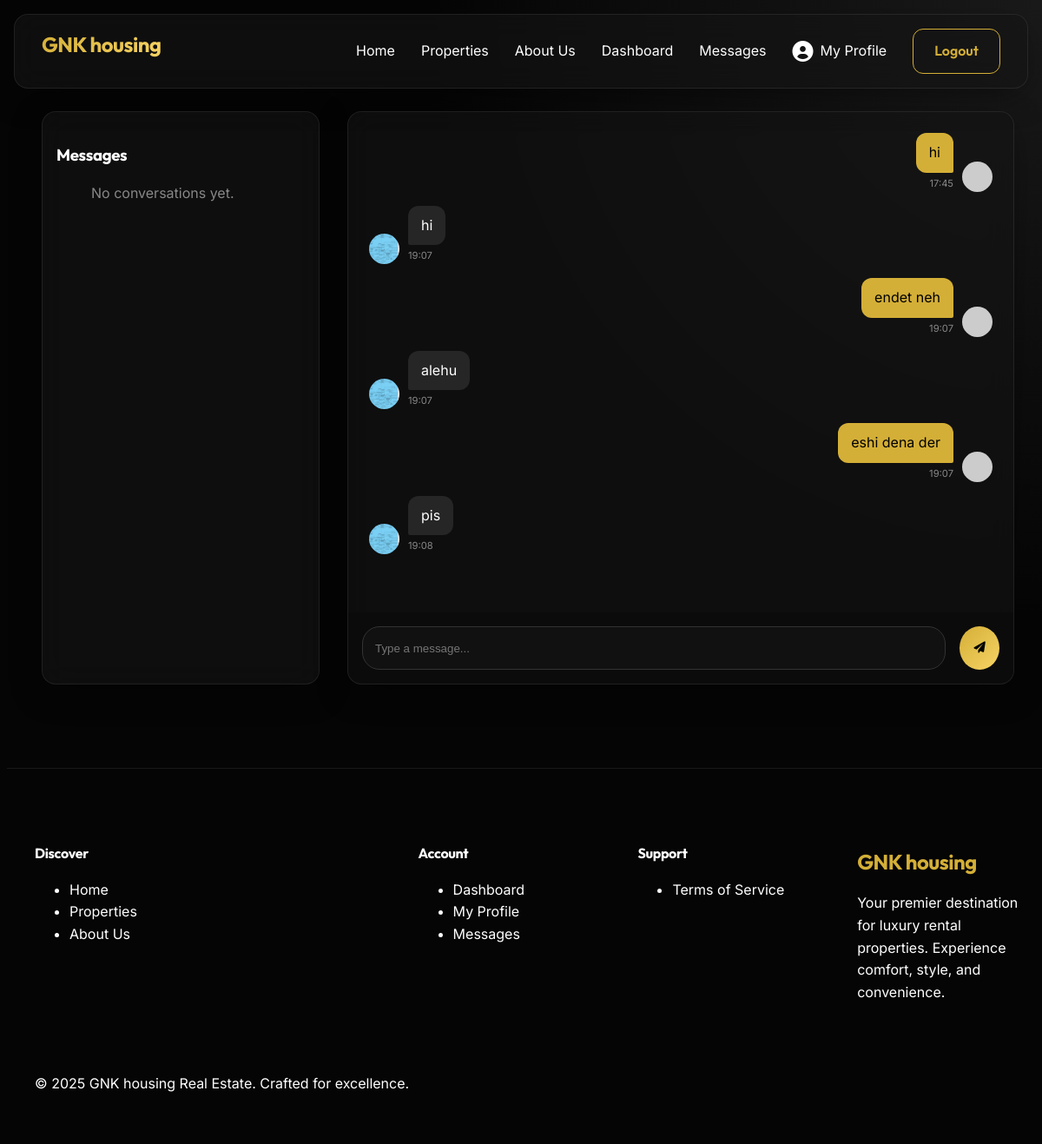
Screenshot of /messages.php?conversation_id=1 (signed in) with the database file from the repository.
### tables this page shows
CREATE TABLE IF NOT EXISTS `messages` (
  `id` int NOT NULL AUTO_INCREMENT,
  `conversation_id` int NOT NULL,
  `sender_id` int NOT NULL,
  `message` text NOT NULL,
  `is_read` tinyint(1) DEFAULT '0',
  `created_at` timestamp NULL DEFAULT CURRENT_TIMESTAMP,
  PRIMARY KEY (`id`),
  KEY `conversation_id` (`conversation_id`),
  KEY `sender_id` (`sender_id`)
);

CREATE TABLE IF NOT EXISTS `users` (
  `id` int NOT NULL AUTO_INCREMENT,
  `name` varchar(100) NOT NULL,
  `email` varchar(100) NOT NULL,
  `password` varchar(255) NOT NULL,
  `secret_code` varchar(255) DEFAULT NULL,
  `role` enum('guest','tenant','landlord','broker','admin') DEFAULT 'tenant',
  `bio` text,
  `profile_picture` varchar(255) DEFAULT NULL,
  `created_at` timestamp NULL DEFAULT CURRENT_TIMESTAMP,
  PRIMARY KEY (`id`),
  UNIQUE KEY `email` (`email`)
);

### includes/functions.php (called while the page is built, shortened)
<?php
function isLoggedIn()
{
    return isset($_SESSION['user_id']);
}
?>

### messages.php (the view, shortened to what this page needs)
<?php
require_once 'config.php';
require_once 'includes/functions.php';
$user_id = $_SESSION['user_id'];
$conv_param = $_GET['conversation_id'] ?? 0;
$is_new_mode = ($conv_param === 'new');
$curr_conv_id = (int) $conv_param;
$stmt = $pdo->prepare("
        SELECT c.id, c.property_id, p.title,
            CASE WHEN c.user1_id = ? THEN u2.name ELSE u1.name END as other_name,
            CASE WHEN c.user1_id = ? THEN u2.profile_picture ELSE u1.profile_picture END as other_avatar
        FROM conversations c
        JOIN properties p ON c.property_id = p.id
        JOIN users u1 ON c.user1_id = u1.id
        JOIN users u2 ON c.user2_id = u2.id
        WHERE c.user1_id = ? OR c.user2_id = ?
        ORDER BY c.created_at DESC
    ");
$stmt->execute([$user_id, $user_id, $user_id, $user_id]);
$conversations = $stmt->fetchAll();
$messages = [];
if ($curr_conv_id) {
    $check = $pdo->prepare("SELECT id FROM conversations WHERE id = ? AND (user1_id = ? OR user2_id = ?)");
    $check->execute([$curr_conv_id, $user_id, $user_id]);
    if ($check->fetch()) {
        $stmt = $pdo->prepare("SELECT m.*, u.name as sender_name, u.profile_picture as sender_avatar FROM messages m JOIN users u ON m.sender_id = u.id WHERE conversation_id = ? ORDER BY created_at ASC");
        $stmt->execute([$curr_conv_id]);
        $messages = $stmt->fetchAll();
    } else {
        $curr_conv_id = 0;
    }
}
?>
<?php require_once 'includes/header.php'; ?>
<div class="container" style="height: calc(100vh - 140px); display: flex; gap: 2rem;">
    <div class="glass-panel" style="width: 320px; padding: 1rem; overflow-y: auto;">
        <h3 style="margin-bottom: 1rem;">Messages</h3>
        <ul style="list-style: none;">
            <?php if (empty($conversations))
                echo "<p style='color: #888;'>No conversations yet.</p>"; ?>
        </ul>
    </div>
    <div class="glass-panel" style="flex: 1; display: flex; flex-direction: column; padding: 0; overflow: hidden;">
        <?php if ($curr_conv_id || $is_new_mode): ?>
            <div id="msg-area"
                style="flex: 1; padding: 1.5rem; overflow-y: auto; display: flex; flex-direction: column; gap: 1rem;">
                <?php foreach ($messages as $m): ?>
                    <?php $is_me = $m['sender_id'] == $user_id; ?>
                    <div
                        style="align-self: <?php echo $is_me ? 'flex-end' : 'flex-start'; ?>; max-width: 75%; display: flex; gap: 10px; flex-direction: <?php echo $is_me ? 'row-reverse' : 'row'; ?>;">
                        <?php $avatar = !empty($m['sender_avatar']) ? $m['sender_avatar'] : 'https://via.placeholder.com/40?text=U'; ?>
                        <img src="<?php echo htmlspecialchars($avatar); ?>"
                            style="width: 35px; height: 35px; border-radius: 50%; object-fit: cover; align-self: flex-end;">
                        <div>
                            <div
                                style="background: <?php echo $is_me ? 'var(--accent-color)' : 'rgba(255,255,255,0.1)'; ?>; color: <?php echo $is_me ? '#000' : '#fff'; ?>; padding: 10px 15px; border-radius: 12px; <?php echo $is_me ? 'border-bottom-right-radius: 2px;' : 'border-bottom-left-radius: 2px;'; ?>">
                                <?php echo nl2br(htmlspecialchars($m['message'])); ?>
                            </div>
                            <small
                                style="display: block; font-size: 0.7rem; color: #888; margin-top: 4px; text-align: <?php echo $is_me ? 'right' : 'left'; ?>;">
                                <?php echo date('H:i', strtotime($m['created_at'])); ?>
                            </small>
                        </div>
                    </div>
                <?php endforeach; ?>
            </div>
            <form method="POST" style="padding: 1rem; background: rgba(0,0,0,0.2); display: flex; gap: 1rem;">
                <input type="text" name="message" placeholder="Type a message..." required
                    style="margin-bottom: 0; border-radius: 20px;">
                <button type="submit" class="btn btn-primary"
                    style="border-radius: 50%; width: 50px; height: 50px; padding: 0; display: flex; align-items: center; justify-content: center;">
                    <i class="fas fa-paper-plane"></i>
                </button>
            </form>
        <?php endif; ?>
    </div>
</div>
<?php require_once 'includes/footer.php'; ?>

### includes/header.php (shortened to what this page needs)
<?php
require_once __DIR__ . '/functions.php';
?>
<!DOCTYPE html>
<html lang="en">
<head>
    <link rel="stylesheet" href="style.css">
    <link rel="stylesheet" href="https://cdnjs.cloudflare.com/ajax/libs/font-awesome/6.0.0/css/all.min.css">
</head>
<body>
    <nav class="glass-panel nav-bar">
        <div class="logo">GNK housing</div>
        <div class="nav-links">
            <a href="index.php"
                class="<?php echo basename($_SERVER['PHP_SELF']) == 'index.php' ? 'active' : ''; ?>">Home</a>
            <a href="properties.php"
                class="<?php echo basename($_SERVER['PHP_SELF']) == 'properties.php' ? 'active' : ''; ?>">Properties</a>
            <a href="about.php"
                class="<?php echo basename($_SERVER['PHP_SELF']) == 'about.php' ? 'active' : ''; ?>">About Us</a>
            <?php if (isLoggedIn()): ?>
                <a href="dashboard.php"
                    class="<?php echo basename($_SERVER['PHP_SELF']) == 'dashboard.php' ? 'active' : ''; ?>">Dashboard</a>
                <a href="messages.php"
                    class="<?php echo basename($_SERVER['PHP_SELF']) == 'messages.php' ? 'active' : ''; ?>">Messages</a>
                <a href="profile.php" style="display: flex; align-items: center; gap: 8px;">
                    <?php if (!empty($_SESSION['user_avatar'])): ?>
                        <img src="<?php echo htmlspecialchars($_SESSION['user_avatar']); ?>"
                            style="width: 32px; height: 32px; border-radius: 50%; object-fit: cover; border: 2px solid var(--accent-color);">
                    <?php else: ?>
                        <i class="fas fa-user-circle" style="font-size: 1.5rem;"></i>
                    <?php endif; ?>
                    <span>My Profile</span>
                </a>
                <a href="logout.php" class="btn btn-outline">Logout</a>
            <?php else: ?>
                <a href="login.php">Login</a>
                <a href="register.php" class="btn btn-primary">Sign Up</a>
            <?php endif; ?>
        </div>
    </nav>
    <div class="container main-content">

### includes/footer.php
</div>
<footer class="main-footer">
    <div class="footer-content">
        <div class="footer-col">
            <h4>Discover</h4>
            <ul>
                <li><a href="index.php">Home</a></li>
                <li><a href="properties.php">Properties</a></li>
                <li><a href="about.php">About Us</a></li>
            </ul>
        </div>
        <div class="footer-col">
            <h4>Account</h4>
            <ul>
                <li><a href="dashboard.php">Dashboard</a></li>
                <li><a href="profile.php">My Profile</a></li>
                <li><a href="messages.php">Messages</a></li>
            </ul>
        </div>
        <div class="footer-section">
            <h4>Support</h4>
            <ul>
                <li><a href="terms.php">Terms of Service</a></li>
            </ul>
        </div>
        <div class="footer-section brand-section">
            <h3 style="color: var(--accent-color); font-size: 1.5rem; margin-bottom: 1rem;">GNK housing</h3>
            <p>Your premier destination for luxury rental properties. Experience comfort, style, and convenience.</p>
        </div>
    </div>
    <div class="footer-bottom">
        <p>&copy; <?php echo date('Y'); ?> GNK housing Real Estate. Crafted for excellence.</p>
    </div>
</footer>
</body>
</html>

### style.css (style rules this page uses)
:root { --bg-color: #050505; --card-bg: rgba(20, 20, 20, 0.6); --card-border: rgba(255, 255, 255, 0.08); --text-primary: #ffffff; --text-secondary: #a0a0a0; --accent-color: #d4af37; --accent-gradient: linear-gradient(135deg, #d4af37 0%, #f6d365 100%); --accent-hover: #f0c750; --success-color: #00e676; --danger-color: #ff1744; --font-heading: 'Outfit', 'Inter', sans-serif; --font-body: 'Inter', sans-serif; --transition-speed: 0.3s; --shadow-soft: 0 10px 40px -10px rgba(0, 0, 0, 0.5); --shadow-accent: 0 0 20px rgba(212, 175, 55, 0.2); }
*, *::before, *::after { box-sizing: border-box; max-width: 100%; }
html, body { width: 100%; overflow-x: hidden; }
body { font-family: var(--font-body); background-color: var(--bg-color); background-image: radial-gradient(circle at top right, #1a1a1a 0%, #050505 40%); color: var(--text-primary); line-height: 1.6; min-height: 100vh; display: flex; flex-direction: column; color-scheme: dark; }
img { max-width: 100%; height: auto; display: block; }
.glass-panel { background: var(--card-bg); backdrop-filter: blur(16px); -webkit-backdrop-filter: blur(16px); border: 1px solid var(--card-border); border-radius: 16px; box-shadow: var(--shadow-soft); }
h1, h2, h3, h4, h5, h6, .logo { font-family: var(--font-heading); font-weight: 700; margin-bottom: 1rem; letter-spacing: -0.02em; }
a { color: var(--text-primary); text-decoration: none; transition: var(--transition-speed); }
.container { max-width: 1200px; margin: 0 auto; padding: 0 20px; width: 100%; }
.main-content { flex: 1; padding-top: 120px; }
.nav-bar { position: fixed; top: 16px; left: 0; right: 0; margin: 0 auto; width: calc(100% - 32px); max-width: 1200px; padding: 1rem 2rem; display: flex; justify-content: space-between; align-items: center; z-index: 1000; background: transparent; backdrop-filter: none; -webkit-backdrop-filter: none; border: none; box-shadow: none; transform: none; }
.nav-bar::before { content: ''; position: absolute; inset: 0; background: var(--card-bg); backdrop-filter: blur(16px); -webkit-backdrop-filter: blur(16px); border: 1px solid var(--card-border); border-radius: inherit; box-shadow: var(--shadow-soft); z-index: -1; }
.logo { font-size: 1.5rem; background: var(--accent-gradient); background-clip: text; -webkit-background-clip: text; -webkit-text-fill-color: transparent; }
.nav-links { display: flex; align-items: center; gap: 30px; }
.btn { display: inline-block; text-align: center; padding: 12px 24px; border-radius: 12px; font-weight: 600; border: none; cursor: pointer; font-family: var(--font-heading); }
.btn-primary { background: var(--accent-gradient); color: #000; }
.btn-outline { border: 1px solid var(--accent-color); color: var(--accent-color); background: transparent; }
input, select, textarea { width: 100%; padding: 14px; background: #111; border: 1px solid #333; border-radius: 10px; color: #fff; margin-bottom: 1rem; }
.main-footer { margin-top: 6rem; padding: 4rem 2rem 2rem; border-top: 1px solid var(--card-border); }
.footer-content { display: grid; grid-template-columns: 2fr 1fr 1fr 1fr; gap: 4rem; }
.footer-bottom { margin-top: 3rem; display: flex; justify-content: space-between; flex-wrap: wrap; }

### rows the page displays
messages: message "hi", created_at "17:45"
messages: users.profile_picture (picture), message "hi", created_at "19:07"
messages: message "endet neh", created_at "19:07"
messages: users.profile_picture (picture), message "alehu", created_at "19:07"
messages: message "eshi dena der", created_at "19:07"
messages: users.profile_picture (picture), message "pis", created_at "19:08"
